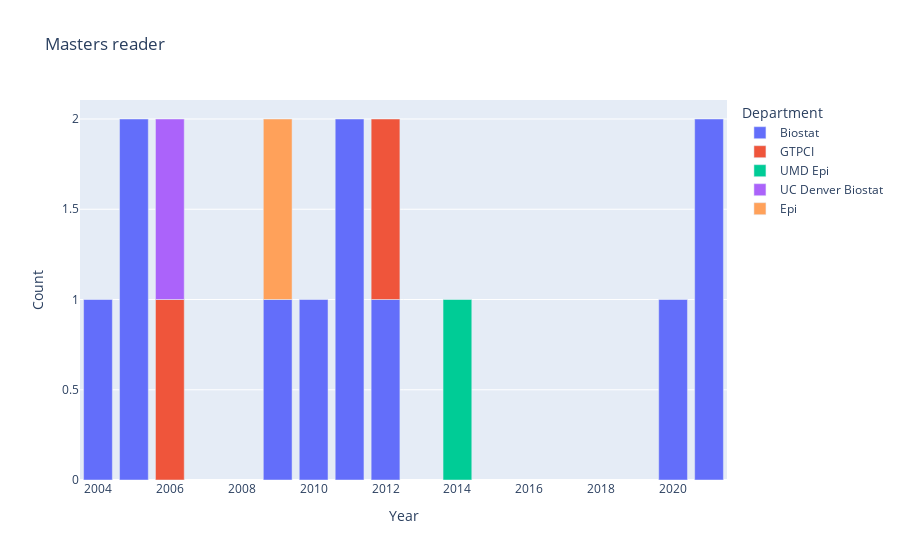

Source (notebook cell):
### Code cell
fig = px.bar(exams[ exams['Exam'] == "masters"], x = "Year", y = "Count", color = "Department", title = "Masters reader")
fig.show()

### Figure 1 — Plotly figure (JSON) as saved in the notebook; plotly's stock layout.template omitted (floating-point values rounded to 4 significant figures)
{"data": [{"alignmentgroup": "True", "hovertemplate": "Department=Biostat<br>Year=%{x}<br>Count=%{y}<extra></extra>", "legendgroup": "Biostat", "marker": {"color": "#636efa", "pattern": {"shape": ""}}, "name": "Biostat", "offsetgroup": "Biostat", "orientation": "v", "showlegend": true, "textposition": "auto", "type": "bar", "x": [2011, 2005, 2021, 2012, 2020, 2004, 2009, 2010], "xaxis": "x", "y": [2, 2, 2, 1, 1, 1, 1, 1], "yaxis": "y"}, {"alignmentgroup": "True", "hovertemplate": "Department=GTPCI<br>Year=%{x}<br>Count=%{y}<extra></extra>", "legendgroup": "GTPCI", "marker": {"color": "#EF553B", "pattern": {"shape": ""}}, "name": "GTPCI", "offsetgroup": "GTPCI", "orientation": "v", "showlegend": true, "textposition": "auto", "type": "bar", "x": [2012, 2006], "xaxis": "x", "y": [1, 1], "yaxis": "y"}, {"alignmentgroup": "True", "hovertemplate": "Department=UMD Epi<br>Year=%{x}<br>Count=%{y}<extra></extra>", "legendgroup": "UMD Epi", "marker": {"color": "#00cc96", "pattern": {"shape": ""}}, "name": "UMD Epi", "offsetgroup": "UMD Epi", "orientation": "v", "showlegend": true, "textposition": "auto", "type": "bar", "x": [2014], "xaxis": "x", "y": [1], "yaxis": "y"}, {"alignmentgroup": "True", "hovertemplate": "Department=UC Denver Biostat<br>Year=%{x}<br>Count=%{y}<extra></extra>", "legendgroup": "UC Denver Biostat", "marker": {"color": "#ab63fa", "pattern": {"shape": ""}}, "name": "UC Denver Biostat", "offsetgroup": "UC Denver Biostat", "orientation": "v", "showlegend": true, "textposition": "auto", "type": "bar", "x": [2006], "xaxis": "x", "y": [1], "yaxis": "y"}, {"alignmentgroup": "True", "hovertemplate": "Department=Epi<br>Year=%{x}<br>Count=%{y}<extra></extra>", "legendgroup": "Epi", "marker": {"color": "#FFA15A", "pattern": {"shape": ""}}, "name": "Epi", "offsetgroup": "Epi", "orientation": "v", "showlegend": true, "textposition": "auto", "type": "bar", "x": [2009], "xaxis": "x", "y": [1], "yaxis": "y"}], "layout": {"autosize": true, "barmode": "relative", "legend": {"title": {"text": "Department"}, "tracegroupgap": 0}, "title": {"text": "Masters reader"}, "xaxis": {"anchor": "y", "autorange": true, "domain": [0, 1], "range": [2004.0, 2022.0], "title": {"text": "Year"}, "type": "linear"}, "yaxis": {"anchor": "x", "autorange": true, "domain": [0, 1], "range": [0, 2.105], "title": {"text": "Count"}, "type": "linear"}}}
